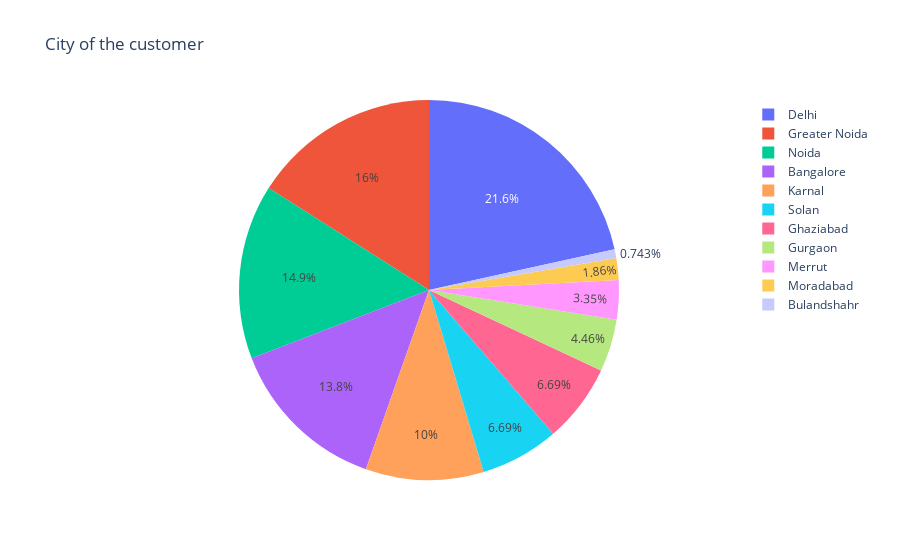

Source (notebook cell):
### Code cell
fig = px.pie(data, names='3Whichcitydoyoushoponlinefrom?', title='City of the customer')
fig.show()

### Figure 1 — Plotly figure (JSON) as saved in the notebook; plotly's stock layout.template omitted (floating-point values rounded to 4 significant figures; data arrays with more than 128 entries replaced by an {"elided": "..."} marker saying what was removed)
{"data": [{"domain": {"x": [0, 1], "y": [0, 1]}, "hovertemplate": "3Whichcitydoyoushoponlinefrom?=%{label}<extra></extra>", "labels": {"elided": "269 str values"}, "legendgroup": "", "name": "", "showlegend": true, "type": "pie"}], "layout": {"legend": {"tracegroupgap": 0}, "title": {"text": "City of the customer"}}}
